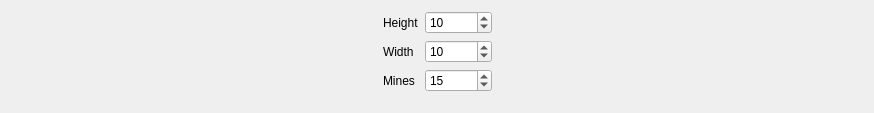
<?xml version="1.0" encoding="UTF-8"?>
<ui version="4.0">
 <class>RectangleBoardParametersWidget</class>
 <widget class="QWidget" name="RectangleBoardParametersWidget">
  <property name="geometry">
   <rect>
    <x>0</x>
    <y>0</y>
    <width>874</width>
    <height>113</height>
   </rect>
  </property>
  <property name="windowTitle">
   <string>Form</string>
  </property>
  <layout class="QHBoxLayout" name="horizontalLayout">
   <item>
    <spacer name="horizontalSpacer">
     <property name="orientation">
      <enum>Qt::Horizontal</enum>
     </property>
     <property name="sizeHint" stdset="0">
      <size>
       <width>357</width>
       <height>20</height>
      </size>
     </property>
    </spacer>
   </item>
   <item>
    <layout class="QFormLayout" name="formLayout">
     <item row="0" column="0">
      <widget class="QLabel" name="label">
       <property name="text">
        <string>Height</string>
       </property>
      </widget>
     </item>
     <item row="0" column="1">
      <widget class="QSpinBox" name="heightSpinBox">
       <property name="minimum">
        <number>2</number>
       </property>
       <property name="maximum">
        <number>1000</number>
       </property>
       <property name="value">
        <number>10</number>
       </property>
      </widget>
     </item>
     <item row="1" column="0">
      <widget class="QLabel" name="label_2">
       <property name="text">
        <string>Width</string>
       </property>
      </widget>
     </item>
     <item row="1" column="1">
      <widget class="QSpinBox" name="widthSpinBox">
       <property name="minimum">
        <number>2</number>
       </property>
       <property name="maximum">
        <number>1000</number>
       </property>
       <property name="value">
        <number>10</number>
       </property>
      </widget>
     </item>
     <item row="2" column="0">
      <widget class="QLabel" name="label_3">
       <property name="text">
        <string>Mines</string>
       </property>
      </widget>
     </item>
     <item row="2" column="1">
      <widget class="QSpinBox" name="minesSpinBox">
       <property name="minimum">
        <number>1</number>
       </property>
       <property name="maximum">
        <number>100000</number>
       </property>
       <property name="value">
        <number>15</number>
       </property>
      </widget>
     </item>
    </layout>
   </item>
   <item>
    <spacer name="horizontalSpacer_2">
     <property name="orientation">
      <enum>Qt::Horizontal</enum>
     </property>
     <property name="sizeHint" stdset="0">
      <size>
       <width>356</width>
       <height>20</height>
      </size>
     </property>
    </spacer>
   </item>
  </layout>
 </widget>
 <resources/>
 <connections/>
</ui>
